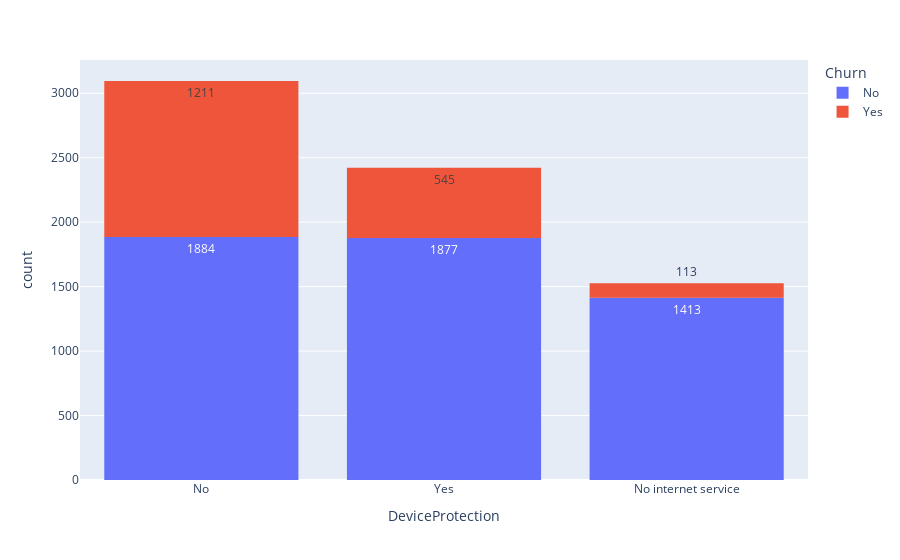

Notebook code cell kept with this figure:
### Code cell
fig = px.histogram(df, x="DeviceProtection", color="Churn", text_auto=True)
fig.show()

### Figure 1 — Plotly figure (JSON) as saved in the notebook; plotly's stock layout.template omitted (floating-point values rounded to 4 significant figures; data arrays with more than 128 entries replaced by an {"elided": "..."} marker saying what was removed)
{"data": [{"alignmentgroup": "True", "bingroup": "x", "hovertemplate": "Churn=No<br>DeviceProtection=%{x}<br>count=%{y}<extra></extra>", "legendgroup": "No", "marker": {"color": "#636efa", "pattern": {"shape": ""}}, "name": "No", "offsetgroup": "No", "orientation": "v", "showlegend": true, "texttemplate": "%{value}", "type": "histogram", "x": {"elided": "5174 str values"}, "xaxis": "x", "yaxis": "y"}, {"alignmentgroup": "True", "bingroup": "x", "hovertemplate": "Churn=Yes<br>DeviceProtection=%{x}<br>count=%{y}<extra></extra>", "legendgroup": "Yes", "marker": {"color": "#EF553B", "pattern": {"shape": ""}}, "name": "Yes", "offsetgroup": "Yes", "orientation": "v", "showlegend": true, "texttemplate": "%{value}", "type": "histogram", "x": {"elided": "1869 str values"}, "xaxis": "x", "yaxis": "y"}], "layout": {"barmode": "relative", "legend": {"title": {"text": "Churn"}, "tracegroupgap": 0}, "margin": {"t": 60}, "xaxis": {"anchor": "y", "domain": [0, 1], "title": {"text": "DeviceProtection"}}, "yaxis": {"anchor": "x", "domain": [0, 1], "title": {"text": "count"}}}}
